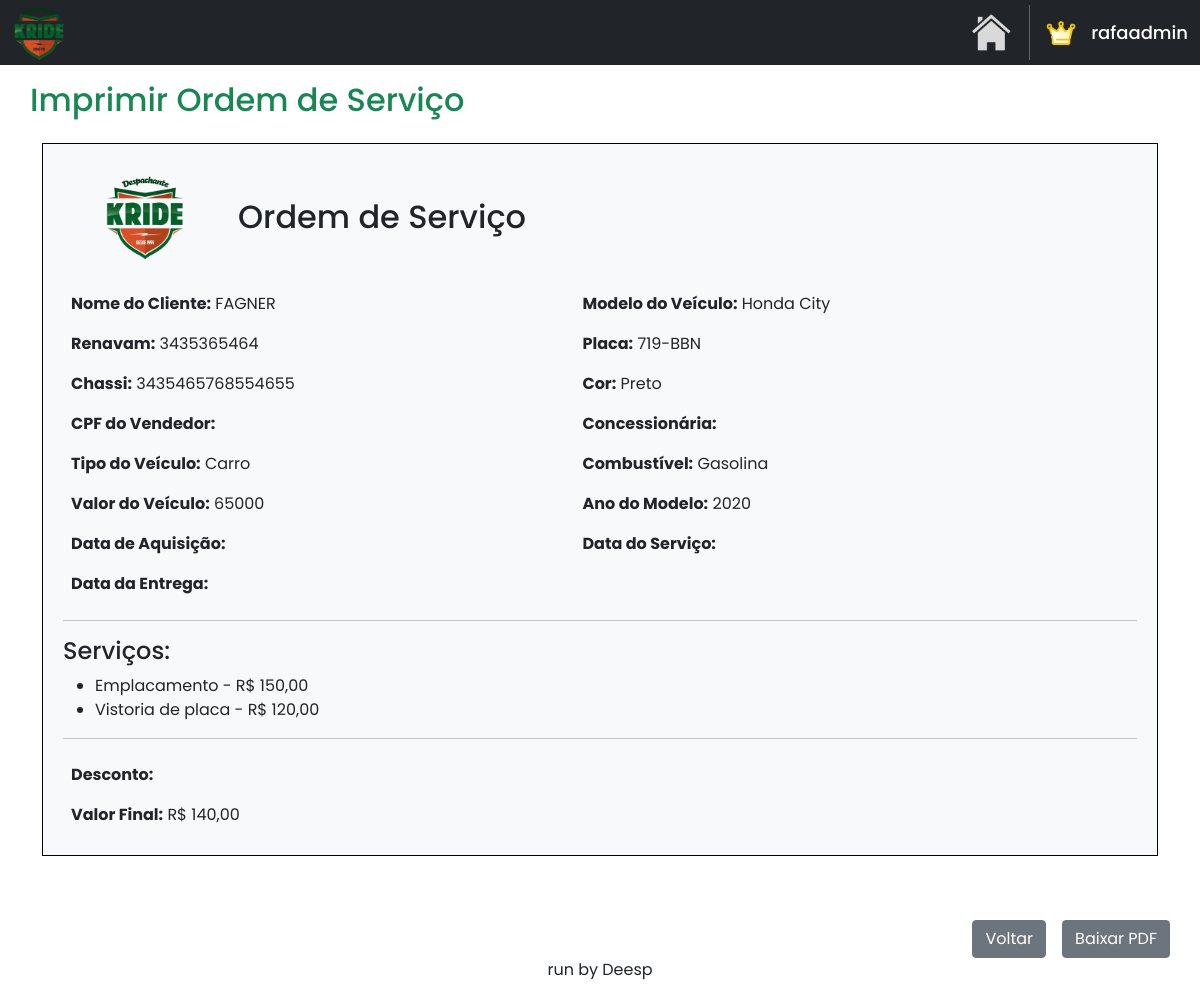
Page /home/imprimir_os/52 (signed in) on the earlier database version.
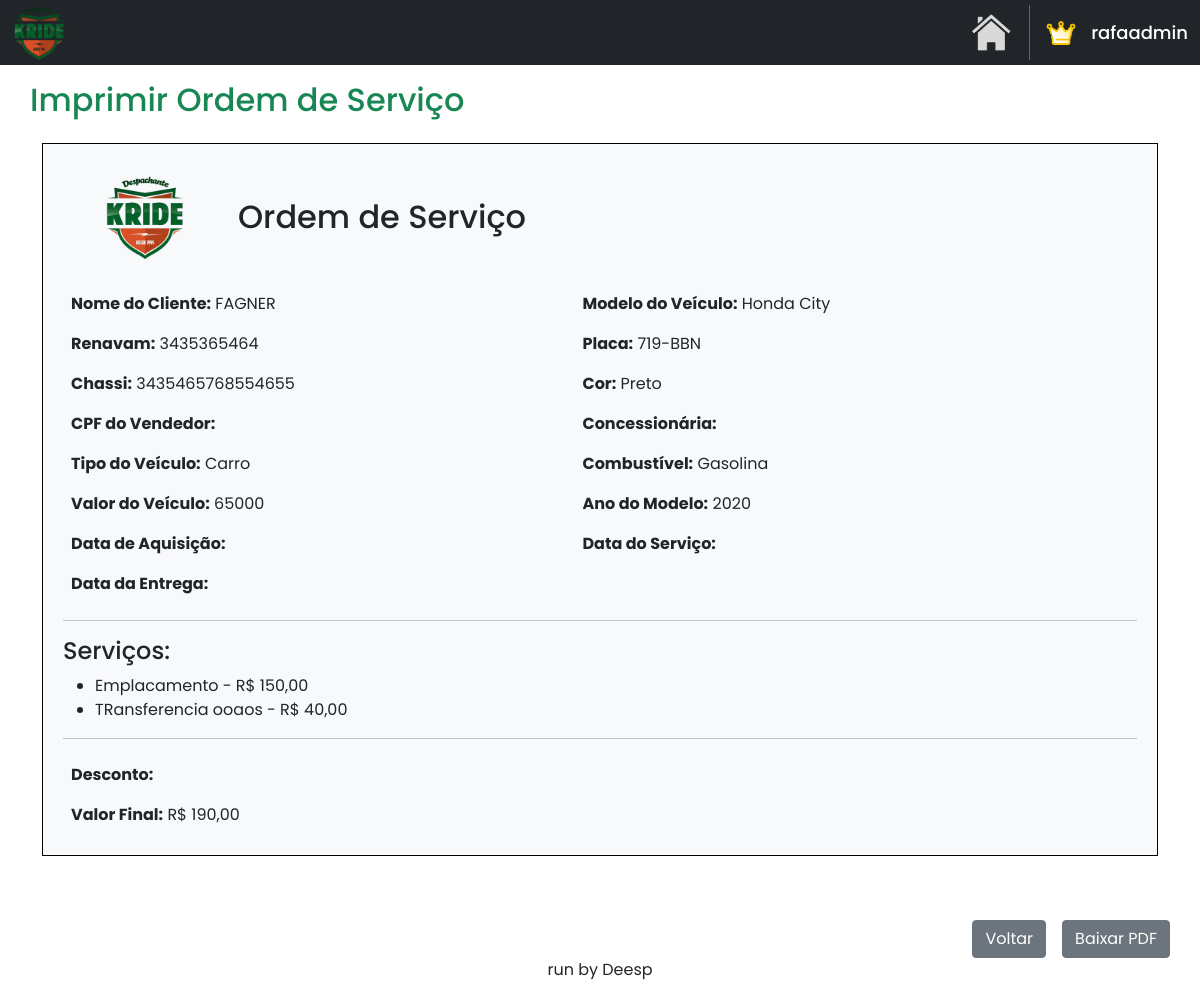
Same page on the later database version.
### OS/models.py (models this page shows)
class Servico_os(models.Model):
    os_id = models.ForeignKey(OrdemServico, on_delete=models.CASCADE)
    servico_id = models.ForeignKey(Servico, on_delete=models.CASCADE)
    valor_servico = models.CharField(max_length=15, default='')

class Servico(models.Model):
    descricao = models.CharField(max_length=50)
    nome = models.CharField(max_length=50, default='')
    custo = models.CharField(max_length=10, default='0')
    valor_liquido = models.CharField(max_length=10, default='0')
    valor_total = models.CharField(max_length=10, default='0')
    taxa_detran = models.CharField(max_length=10, default='0')
    notas = models.TextField(blank=True, null=True)

class OrdemServico(models.Model):
    renavam = models.CharField(max_length=50)
    placa = models.CharField(max_length=15)
    cliente_id = models.ForeignKey(Cliente, on_delete=models.CASCADE)
    nome_cliente = models.CharField(max_length=40)
    chassi = models.CharField(max_length=30, default='')
    cor = models.CharField(max_length=20, default='')
    combustivel = models.CharField(max_length=15, default='')
    modelo = models.CharField(max_length=25, default='')
    valor_veiculo = models.CharField(max_length=15, default='')
    ano_modelo = models.CharField(max_length=10, default='')
    pendencias = models.CharField(max_length=30, default='')
    data_entrega = models.DateField(null=True, blank=True)
    data_aq = models.DateField(null=True, blank=True)
    data_servico = models.DateField(default=datetime.date.today)
    desconto = models.CharField(max_length=20, default='')
    valor_f = models.CharField(max_length=20, default='')
    observacoes = models.TextField(blank=True, null=True)
    status = models.CharField(max_length=20, default='')
    cpf_vendedor = models.CharField(max_length=20, default='')
    concessionaria = models.CharField(max_length=30, default='')
    tipo_veiculo = models.CharField(max_length=15, default='')

### OS/views.py (the view)
# urls.py: path('imprimir_os/<str:id>', osviews.imprimir_os, name='imprimir_os'),
@login_required
def imprimir_os(request, id):
    ordem_servico = get_object_or_404(OrdemServico, pk=id)
    servicos = Servico_os.objects.filter(os_id=ordem_servico).select_related('servico_id')
    return render(request, 'imprimir_os.html', {'ordem_servico': ordem_servico, 'servicos_os': servicos})

### OS/templates/imprimir_os.html (shortened to what this page needs)
{% extends "base.html" %}
{% load static %}
{% block content %}
<!DOCTYPE html>
<html lang="pt-BR">
<head>
    <link href="https://cdn.jsdelivr.net/npm/bootstrap@5.0.2/dist/css/bootstrap.min.css" rel="stylesheet">
</head>
<body>
    <div class="container mt-3 custom-container">
        <div class="d-flex justify-content-start align-items-center">
            <h2 class="me-auto text-success">Imprimir Ordem de Serviço</h2>
        </div>
        <div class="container mt-3">
            {% include 'os-pdf_export.html' %}
        </div>
        <div class="d-flex justify-content-end align-items-center" style="margin-top: 40px;">
            <a href="{% url 'ordem_servico' %}" class="btn btn-secondary me-3 mt-4">Voltar</a>
            <a href="{% url 'pdf_export' ordem_servico.id %}" class="btn btn-secondary mt-4" download>Baixar PDF</a>
        </div>
    </div>
</body>
</html>
{% endblock %}

### OS/templates/os-pdf_export.html (shortened to what this page needs)
{% load static %}
<!DOCTYPE html>
<html lang="en">
<head>
</head>
<body>
    <div class="order-details">
        <div class="order-header">
            <img style="width: 85px; height: 85px">
            <h2>Ordem de Serviço</h2>
        </div>
        <table>
            <tr>
                <td><strong>Nome do Cliente:</strong> {{ ordem_servico.nome_cliente|upper }}</td>
                <td><strong>Modelo do Veículo:</strong> {{ ordem_servico.modelo }}</td>
            </tr>
            <tr>
                <td><strong>Renavam:</strong> {{ ordem_servico.renavam }}</td>
                <td><strong>Placa:</strong> {{ ordem_servico.placa }}</td>
            </tr>
            <tr>
                <td><strong>Chassi:</strong> {{ ordem_servico.chassi }}</td>
                <td><strong>Cor:</strong> {{ ordem_servico.cor }}</td>
            </tr>
            <tr>
                <td><strong>CPF do Vendedor:</strong> {{ ordem_servico.cpf_vendedor }}</td>
                <td><strong>Concessionária:</strong> {{ ordem_servico.concessionaria }}</td>
            </tr>
            <tr>
                <td><strong>Tipo do Veículo:</strong> {{ ordem_servico.tipo_veiculo }}</td>
                <td><strong>Combustível:</strong> {{ ordem_servico.combustivel }}</td>
            </tr>
            <tr>
                <td><strong>Valor do Veículo:</strong> {{ ordem_servico.valor_veiculo }}</td>
                <td><strong>Ano do Modelo:</strong> {{ ordem_servico.ano_modelo }}</td>
            </tr>
            <tr>
                <td><strong>Data de Aquisição:</strong> {{ data.data_aq }}</td>
                <td><strong>Data do Serviço:</strong> {{ data.data_servico }}</td>
            </tr>
            <tr>
                <td><strong>Data da Entrega:</strong> {{ data.data_entrega }}</td>
            </tr>
        </table>
        <hr>
        <div>
            <h4>Serviços:</h4>
            <ul>
                {% for servico_os in servicos_os %}
                    <li>{{ servico_os.servico_id.descricao }} - R$ {{ servico_os.servico_id.valor_total }}</li>
                {% endfor %}
            </ul>
        </div>
        <hr>
        <table>
            <tr>
                <td><strong>Desconto:</strong> {{ ordem_servico.desconto }}</td>
            </tr>
            <tr>
                <td><strong>Valor Final:</strong> R$ {{ ordem_servico.valor_f }}</td>
            </tr>
        </table>
    </div>
</body>
</html>

Differences in the rows shown:
removed Servico_os: servico_id.descricao "Vistoria de placa", servico_id.valor_total "120,00"
changed OrdemServico "FAGNER": valor_f "140,00" → "190,00"
added Servico_os: servico_id.descricao "TRansferencia ooaos", servico_id.valor_total "40,00"
